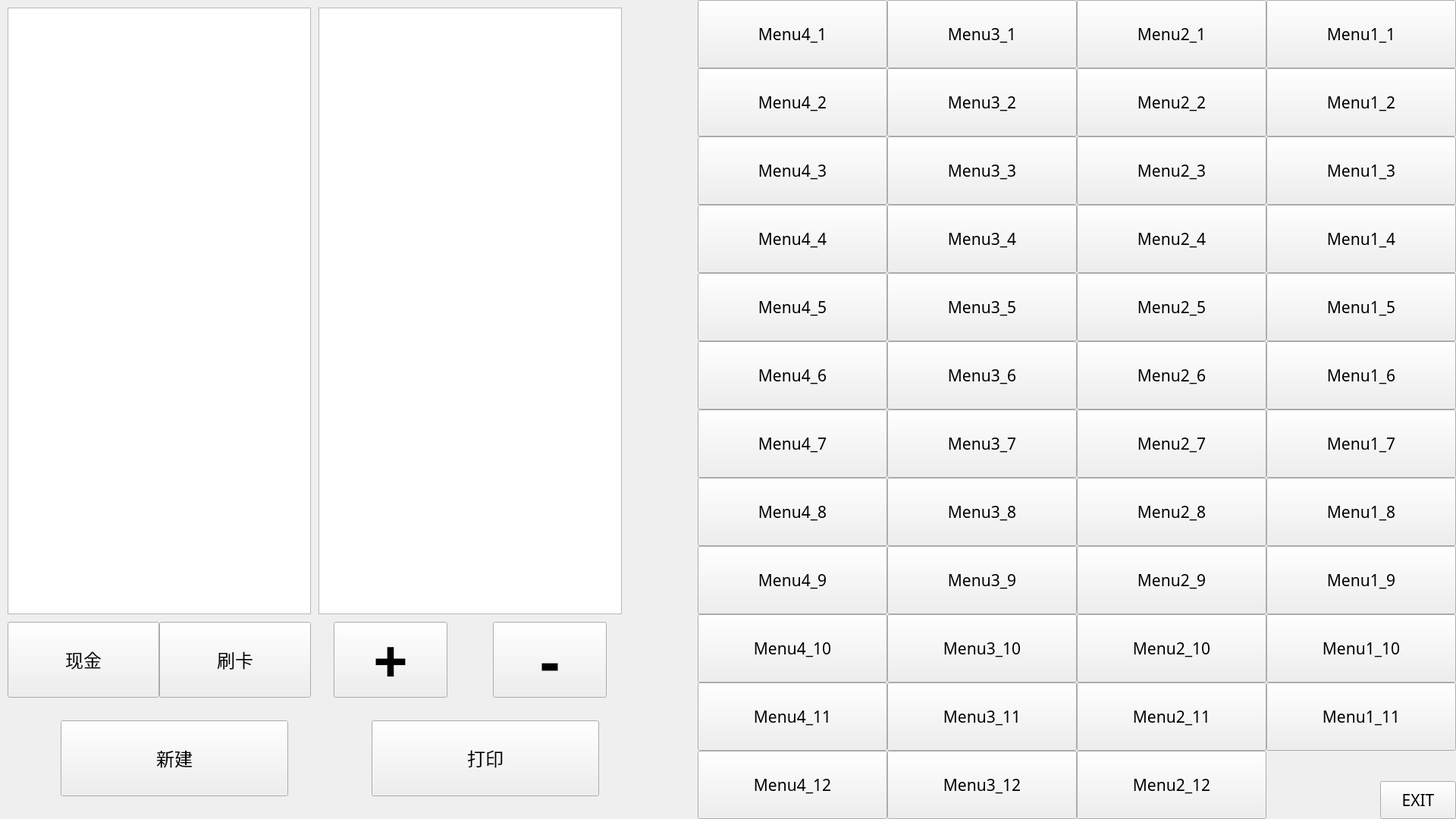
<?xml version="1.0" encoding="UTF-8"?>
<ui version="4.0">
 <class>Form</class>
 <widget class="QWidget" name="Form">
  <property name="geometry">
   <rect>
    <x>0</x>
    <y>0</y>
    <width>1920</width>
    <height>1080</height>
   </rect>
  </property>
  <property name="sizePolicy">
   <sizepolicy hsizetype="Expanding" vsizetype="Expanding">
    <horstretch>0</horstretch>
    <verstretch>0</verstretch>
   </sizepolicy>
  </property>
  <property name="minimumSize">
   <size>
    <width>1600</width>
    <height>900</height>
   </size>
  </property>
  <property name="windowTitle">
   <string>Form</string>
  </property>
  <widget class="QPushButton" name="btn1_1">
   <property name="geometry">
    <rect>
     <x>1670</x>
     <y>0</y>
     <width>250</width>
     <height>90</height>
    </rect>
   </property>
   <property name="font">
    <font>
     <family>新宋体</family>
     <pointsize>16</pointsize>
    </font>
   </property>
   <property name="text">
    <string>Menu1_1</string>
   </property>
  </widget>
  <widget class="QPushButton" name="btn1_2">
   <property name="geometry">
    <rect>
     <x>1670</x>
     <y>90</y>
     <width>250</width>
     <height>90</height>
    </rect>
   </property>
   <property name="font">
    <font>
     <family>新宋体</family>
     <pointsize>16</pointsize>
    </font>
   </property>
   <property name="text">
    <string>Menu1_2</string>
   </property>
  </widget>
  <widget class="QPushButton" name="btn1_3">
   <property name="geometry">
    <rect>
     <x>1670</x>
     <y>180</y>
     <width>250</width>
     <height>90</height>
    </rect>
   </property>
   <property name="font">
    <font>
     <family>新宋体</family>
     <pointsize>16</pointsize>
    </font>
   </property>
   <property name="text">
    <string>Menu1_3</string>
   </property>
  </widget>
  <widget class="QPushButton" name="btn1_4">
   <property name="geometry">
    <rect>
     <x>1670</x>
     <y>270</y>
     <width>250</width>
     <height>90</height>
    </rect>
   </property>
   <property name="font">
    <font>
     <family>新宋体</family>
     <pointsize>16</pointsize>
    </font>
   </property>
   <property name="text">
    <string>Menu1_4</string>
   </property>
  </widget>
  <widget class="QPushButton" name="btn1_5">
   <property name="geometry">
    <rect>
     <x>1670</x>
     <y>360</y>
     <width>250</width>
     <height>90</height>
    </rect>
   </property>
   <property name="font">
    <font>
     <family>新宋体</family>
     <pointsize>16</pointsize>
    </font>
   </property>
   <property name="text">
    <string>Menu1_5</string>
   </property>
  </widget>
  <widget class="QPushButton" name="btn1_6">
   <property name="geometry">
    <rect>
     <x>1670</x>
     <y>450</y>
     <width>250</width>
     <height>90</height>
    </rect>
   </property>
   <property name="font">
    <font>
     <family>新宋体</family>
     <pointsize>16</pointsize>
    </font>
   </property>
   <property name="text">
    <string>Menu1_6</string>
   </property>
  </widget>
  <widget class="QPushButton" name="btn1_7">
   <property name="geometry">
    <rect>
     <x>1670</x>
     <y>540</y>
     <width>250</width>
     <height>90</height>
    </rect>
   </property>
   <property name="font">
    <font>
     <family>新宋体</family>
     <pointsize>16</pointsize>
    </font>
   </property>
   <property name="text">
    <string>Menu1_7</string>
   </property>
  </widget>
  <widget class="QPushButton" name="btn_exit">
   <property name="geometry">
    <rect>
     <x>1820</x>
     <y>1030</y>
     <width>100</width>
     <height>50</height>
    </rect>
   </property>
   <property name="font">
    <font>
     <family>新宋体</family>
     <pointsize>16</pointsize>
    </font>
   </property>
   <property name="text">
    <string>EXIT</string>
   </property>
  </widget>
  <widget class="QPushButton" name="btn2_5">
   <property name="geometry">
    <rect>
     <x>1420</x>
     <y>360</y>
     <width>250</width>
     <height>90</height>
    </rect>
   </property>
   <property name="font">
    <font>
     <family>新宋体</family>
     <pointsize>16</pointsize>
    </font>
   </property>
   <property name="text">
    <string>Menu2_5</string>
   </property>
  </widget>
  <widget class="QPushButton" name="btn2_3">
   <property name="geometry">
    <rect>
     <x>1420</x>
     <y>180</y>
     <width>250</width>
     <height>90</height>
    </rect>
   </property>
   <property name="font">
    <font>
     <family>新宋体</family>
     <pointsize>16</pointsize>
    </font>
   </property>
   <property name="text">
    <string>Menu2_3</string>
   </property>
  </widget>
  <widget class="QPushButton" name="btn2_7">
   <property name="geometry">
    <rect>
     <x>1420</x>
     <y>540</y>
     <width>250</width>
     <height>90</height>
    </rect>
   </property>
   <property name="font">
    <font>
     <family>新宋体</family>
     <pointsize>16</pointsize>
    </font>
   </property>
   <property name="text">
    <string>Menu2_7</string>
   </property>
  </widget>
  <widget class="QPushButton" name="btn2_1">
   <property name="geometry">
    <rect>
     <x>1420</x>
     <y>0</y>
     <width>250</width>
     <height>90</height>
    </rect>
   </property>
   <property name="font">
    <font>
     <family>新宋体</family>
     <pointsize>16</pointsize>
    </font>
   </property>
   <property name="text">
    <string>Menu2_1</string>
   </property>
  </widget>
  <widget class="QPushButton" name="btn2_2">
   <property name="geometry">
    <rect>
     <x>1420</x>
     <y>90</y>
     <width>250</width>
     <height>90</height>
    </rect>
   </property>
   <property name="font">
    <font>
     <family>新宋体</family>
     <pointsize>16</pointsize>
    </font>
   </property>
   <property name="text">
    <string>Menu2_2</string>
   </property>
  </widget>
  <widget class="QPushButton" name="btn2_6">
   <property name="geometry">
    <rect>
     <x>1420</x>
     <y>450</y>
     <width>250</width>
     <height>90</height>
    </rect>
   </property>
   <property name="font">
    <font>
     <family>新宋体</family>
     <pointsize>16</pointsize>
    </font>
   </property>
   <property name="text">
    <string>Menu2_6</string>
   </property>
  </widget>
  <widget class="QPushButton" name="btn2_4">
   <property name="geometry">
    <rect>
     <x>1420</x>
     <y>270</y>
     <width>250</width>
     <height>90</height>
    </rect>
   </property>
   <property name="font">
    <font>
     <family>新宋体</family>
     <pointsize>16</pointsize>
    </font>
   </property>
   <property name="text">
    <string>Menu2_4</string>
   </property>
  </widget>
  <widget class="QPushButton" name="btn3_5">
   <property name="geometry">
    <rect>
     <x>1170</x>
     <y>360</y>
     <width>250</width>
     <height>90</height>
    </rect>
   </property>
   <property name="font">
    <font>
     <family>新宋体</family>
     <pointsize>16</pointsize>
    </font>
   </property>
   <property name="text">
    <string>Menu3_5</string>
   </property>
  </widget>
  <widget class="QPushButton" name="btn3_3">
   <property name="geometry">
    <rect>
     <x>1170</x>
     <y>180</y>
     <width>250</width>
     <height>90</height>
    </rect>
   </property>
   <property name="font">
    <font>
     <family>新宋体</family>
     <pointsize>16</pointsize>
    </font>
   </property>
   <property name="text">
    <string>Menu3_3</string>
   </property>
  </widget>
  <widget class="QPushButton" name="btn3_7">
   <property name="geometry">
    <rect>
     <x>1170</x>
     <y>540</y>
     <width>250</width>
     <height>90</height>
    </rect>
   </property>
   <property name="font">
    <font>
     <family>新宋体</family>
     <pointsize>16</pointsize>
    </font>
   </property>
   <property name="text">
    <string>Menu3_7</string>
   </property>
  </widget>
  <widget class="QPushButton" name="btn3_1">
   <property name="geometry">
    <rect>
     <x>1170</x>
     <y>0</y>
     <width>250</width>
     <height>90</height>
    </rect>
   </property>
   <property name="font">
    <font>
     <family>新宋体</family>
     <pointsize>16</pointsize>
    </font>
   </property>
   <property name="text">
    <string>Menu3_1</string>
   </property>
  </widget>
  <widget class="QPushButton" name="btn3_2">
   <property name="geometry">
    <rect>
     <x>1170</x>
     <y>90</y>
     <width>250</width>
     <height>90</height>
    </rect>
   </property>
   <property name="font">
    <font>
     <family>新宋体</family>
     <pointsize>16</pointsize>
    </font>
   </property>
   <property name="text">
    <string>Menu3_2</string>
   </property>
  </widget>
  <widget class="QPushButton" name="btn3_6">
   <property name="geometry">
    <rect>
     <x>1170</x>
     <y>450</y>
     <width>250</width>
     <height>90</height>
    </rect>
   </property>
   <property name="font">
    <font>
     <family>新宋体</family>
     <pointsize>16</pointsize>
    </font>
   </property>
   <property name="text">
    <string>Menu3_6</string>
   </property>
  </widget>
  <widget class="QPushButton" name="btn3_4">
   <property name="geometry">
    <rect>
     <x>1170</x>
     <y>270</y>
     <width>250</width>
     <height>90</height>
    </rect>
   </property>
   <property name="font">
    <font>
     <family>新宋体</family>
     <pointsize>16</pointsize>
    </font>
   </property>
   <property name="text">
    <string>Menu3_4</string>
   </property>
  </widget>
  <widget class="QPushButton" name="btn2_8">
   <property name="geometry">
    <rect>
     <x>1420</x>
     <y>630</y>
     <width>250</width>
     <height>90</height>
    </rect>
   </property>
   <property name="font">
    <font>
     <family>新宋体</family>
     <pointsize>16</pointsize>
    </font>
   </property>
   <property name="text">
    <string>Menu2_8</string>
   </property>
  </widget>
  <widget class="QPushButton" name="btn2_9">
   <property name="geometry">
    <rect>
     <x>1420</x>
     <y>720</y>
     <width>250</width>
     <height>90</height>
    </rect>
   </property>
   <property name="font">
    <font>
     <family>新宋体</family>
     <pointsize>16</pointsize>
    </font>
   </property>
   <property name="text">
    <string>Menu2_9</string>
   </property>
  </widget>
  <widget class="QPushButton" name="btn3_8">
   <property name="geometry">
    <rect>
     <x>1170</x>
     <y>630</y>
     <width>250</width>
     <height>90</height>
    </rect>
   </property>
   <property name="font">
    <font>
     <family>新宋体</family>
     <pointsize>16</pointsize>
    </font>
   </property>
   <property name="text">
    <string>Menu3_8</string>
   </property>
  </widget>
  <widget class="QPushButton" name="btn3_9">
   <property name="geometry">
    <rect>
     <x>1170</x>
     <y>720</y>
     <width>250</width>
     <height>90</height>
    </rect>
   </property>
   <property name="font">
    <font>
     <family>新宋体</family>
     <pointsize>16</pointsize>
    </font>
   </property>
   <property name="text">
    <string>Menu3_9</string>
   </property>
  </widget>
  <widget class="QPushButton" name="btn_add">
   <property name="geometry">
    <rect>
     <x>440</x>
     <y>820</y>
     <width>150</width>
     <height>100</height>
    </rect>
   </property>
   <property name="font">
    <font>
     <family>Agency FB</family>
     <pointsize>60</pointsize>
     <weight>75</weight>
     <bold>true</bold>
    </font>
   </property>
   <property name="text">
    <string>+</string>
   </property>
  </widget>
  <widget class="QPushButton" name="btn_sub">
   <property name="geometry">
    <rect>
     <x>650</x>
     <y>820</y>
     <width>150</width>
     <height>100</height>
    </rect>
   </property>
   <property name="font">
    <font>
     <family>Agency FB</family>
     <pointsize>60</pointsize>
     <weight>75</weight>
     <bold>true</bold>
    </font>
   </property>
   <property name="text">
    <string>-</string>
   </property>
  </widget>
  <widget class="QPushButton" name="btn_print">
   <property name="geometry">
    <rect>
     <x>490</x>
     <y>950</y>
     <width>300</width>
     <height>100</height>
    </rect>
   </property>
   <property name="font">
    <font>
     <family>新宋体</family>
     <pointsize>18</pointsize>
    </font>
   </property>
   <property name="text">
    <string>打印</string>
   </property>
  </widget>
  <widget class="QPushButton" name="btn_new">
   <property name="geometry">
    <rect>
     <x>80</x>
     <y>950</y>
     <width>300</width>
     <height>100</height>
    </rect>
   </property>
   <property name="font">
    <font>
     <family>新宋体</family>
     <pointsize>18</pointsize>
    </font>
   </property>
   <property name="text">
    <string>新建</string>
   </property>
  </widget>
  <widget class="QPushButton" name="btn_cash">
   <property name="geometry">
    <rect>
     <x>10</x>
     <y>820</y>
     <width>200</width>
     <height>100</height>
    </rect>
   </property>
   <property name="font">
    <font>
     <family>新宋体</family>
     <pointsize>18</pointsize>
    </font>
   </property>
   <property name="text">
    <string>现金</string>
   </property>
  </widget>
  <widget class="QListWidget" name="list_receipt">
   <property name="geometry">
    <rect>
     <x>10</x>
     <y>10</y>
     <width>400</width>
     <height>800</height>
    </rect>
   </property>
  </widget>
  <widget class="QListWidget" name="list_order">
   <property name="geometry">
    <rect>
     <x>420</x>
     <y>10</y>
     <width>400</width>
     <height>800</height>
    </rect>
   </property>
  </widget>
  <widget class="QPushButton" name="btn1_8">
   <property name="geometry">
    <rect>
     <x>1670</x>
     <y>630</y>
     <width>250</width>
     <height>90</height>
    </rect>
   </property>
   <property name="font">
    <font>
     <family>新宋体</family>
     <pointsize>16</pointsize>
    </font>
   </property>
   <property name="text">
    <string>Menu1_8</string>
   </property>
  </widget>
  <widget class="QPushButton" name="btn1_9">
   <property name="geometry">
    <rect>
     <x>1670</x>
     <y>720</y>
     <width>250</width>
     <height>90</height>
    </rect>
   </property>
   <property name="font">
    <font>
     <family>新宋体</family>
     <pointsize>16</pointsize>
    </font>
   </property>
   <property name="text">
    <string>Menu1_9</string>
   </property>
  </widget>
  <widget class="QPushButton" name="btn4_2">
   <property name="geometry">
    <rect>
     <x>920</x>
     <y>90</y>
     <width>250</width>
     <height>90</height>
    </rect>
   </property>
   <property name="font">
    <font>
     <family>新宋体</family>
     <pointsize>16</pointsize>
    </font>
   </property>
   <property name="text">
    <string>Menu4_2</string>
   </property>
  </widget>
  <widget class="QPushButton" name="btn4_4">
   <property name="geometry">
    <rect>
     <x>920</x>
     <y>270</y>
     <width>250</width>
     <height>90</height>
    </rect>
   </property>
   <property name="font">
    <font>
     <family>新宋体</family>
     <pointsize>16</pointsize>
    </font>
   </property>
   <property name="text">
    <string>Menu4_4</string>
   </property>
  </widget>
  <widget class="QPushButton" name="btn4_9">
   <property name="geometry">
    <rect>
     <x>920</x>
     <y>720</y>
     <width>250</width>
     <height>90</height>
    </rect>
   </property>
   <property name="font">
    <font>
     <family>新宋体</family>
     <pointsize>16</pointsize>
    </font>
   </property>
   <property name="text">
    <string>Menu4_9</string>
   </property>
  </widget>
  <widget class="QPushButton" name="btn4_8">
   <property name="geometry">
    <rect>
     <x>920</x>
     <y>630</y>
     <width>250</width>
     <height>90</height>
    </rect>
   </property>
   <property name="font">
    <font>
     <family>新宋体</family>
     <pointsize>16</pointsize>
    </font>
   </property>
   <property name="text">
    <string>Menu4_8</string>
   </property>
  </widget>
  <widget class="QPushButton" name="btn4_3">
   <property name="geometry">
    <rect>
     <x>920</x>
     <y>180</y>
     <width>250</width>
     <height>90</height>
    </rect>
   </property>
   <property name="font">
    <font>
     <family>新宋体</family>
     <pointsize>16</pointsize>
    </font>
   </property>
   <property name="text">
    <string>Menu4_3</string>
   </property>
  </widget>
  <widget class="QPushButton" name="btn4_1">
   <property name="geometry">
    <rect>
     <x>920</x>
     <y>0</y>
     <width>250</width>
     <height>90</height>
    </rect>
   </property>
   <property name="font">
    <font>
     <family>新宋体</family>
     <pointsize>16</pointsize>
    </font>
   </property>
   <property name="text">
    <string>Menu4_1</string>
   </property>
  </widget>
  <widget class="QPushButton" name="btn4_5">
   <property name="geometry">
    <rect>
     <x>920</x>
     <y>360</y>
     <width>250</width>
     <height>90</height>
    </rect>
   </property>
   <property name="font">
    <font>
     <family>新宋体</family>
     <pointsize>16</pointsize>
    </font>
   </property>
   <property name="text">
    <string>Menu4_5</string>
   </property>
  </widget>
  <widget class="QPushButton" name="btn4_7">
   <property name="geometry">
    <rect>
     <x>920</x>
     <y>540</y>
     <width>250</width>
     <height>90</height>
    </rect>
   </property>
   <property name="font">
    <font>
     <family>新宋体</family>
     <pointsize>16</pointsize>
    </font>
   </property>
   <property name="text">
    <string>Menu4_7</string>
   </property>
  </widget>
  <widget class="QPushButton" name="btn4_6">
   <property name="geometry">
    <rect>
     <x>920</x>
     <y>450</y>
     <width>250</width>
     <height>90</height>
    </rect>
   </property>
   <property name="font">
    <font>
     <family>新宋体</family>
     <pointsize>16</pointsize>
    </font>
   </property>
   <property name="text">
    <string>Menu4_6</string>
   </property>
  </widget>
  <widget class="QPushButton" name="btn_pay_2">
   <property name="geometry">
    <rect>
     <x>210</x>
     <y>820</y>
     <width>200</width>
     <height>100</height>
    </rect>
   </property>
   <property name="font">
    <font>
     <family>新宋体</family>
     <pointsize>18</pointsize>
    </font>
   </property>
   <property name="text">
    <string>刷卡</string>
   </property>
  </widget>
  <widget class="QPushButton" name="btn2_10">
   <property name="geometry">
    <rect>
     <x>1420</x>
     <y>810</y>
     <width>250</width>
     <height>90</height>
    </rect>
   </property>
   <property name="font">
    <font>
     <family>新宋体</family>
     <pointsize>16</pointsize>
    </font>
   </property>
   <property name="text">
    <string>Menu2_10</string>
   </property>
  </widget>
  <widget class="QPushButton" name="btn3_10">
   <property name="geometry">
    <rect>
     <x>1170</x>
     <y>810</y>
     <width>250</width>
     <height>90</height>
    </rect>
   </property>
   <property name="font">
    <font>
     <family>新宋体</family>
     <pointsize>16</pointsize>
    </font>
   </property>
   <property name="text">
    <string>Menu3_10</string>
   </property>
  </widget>
  <widget class="QPushButton" name="btn4_10">
   <property name="geometry">
    <rect>
     <x>920</x>
     <y>810</y>
     <width>250</width>
     <height>90</height>
    </rect>
   </property>
   <property name="font">
    <font>
     <family>新宋体</family>
     <pointsize>16</pointsize>
    </font>
   </property>
   <property name="text">
    <string>Menu4_10</string>
   </property>
  </widget>
  <widget class="QPushButton" name="btn4_11">
   <property name="geometry">
    <rect>
     <x>920</x>
     <y>900</y>
     <width>250</width>
     <height>90</height>
    </rect>
   </property>
   <property name="font">
    <font>
     <family>新宋体</family>
     <pointsize>16</pointsize>
    </font>
   </property>
   <property name="text">
    <string>Menu4_11</string>
   </property>
  </widget>
  <widget class="QPushButton" name="btn3_11">
   <property name="geometry">
    <rect>
     <x>1170</x>
     <y>900</y>
     <width>250</width>
     <height>90</height>
    </rect>
   </property>
   <property name="font">
    <font>
     <family>新宋体</family>
     <pointsize>16</pointsize>
    </font>
   </property>
   <property name="text">
    <string>Menu3_11</string>
   </property>
  </widget>
  <widget class="QPushButton" name="btn2_11">
   <property name="geometry">
    <rect>
     <x>1420</x>
     <y>900</y>
     <width>250</width>
     <height>90</height>
    </rect>
   </property>
   <property name="font">
    <font>
     <family>新宋体</family>
     <pointsize>16</pointsize>
    </font>
   </property>
   <property name="text">
    <string>Menu2_11</string>
   </property>
  </widget>
  <widget class="QPushButton" name="btn4_12">
   <property name="geometry">
    <rect>
     <x>920</x>
     <y>990</y>
     <width>250</width>
     <height>90</height>
    </rect>
   </property>
   <property name="font">
    <font>
     <family>新宋体</family>
     <pointsize>16</pointsize>
    </font>
   </property>
   <property name="text">
    <string>Menu4_12</string>
   </property>
  </widget>
  <widget class="QPushButton" name="btn3_12">
   <property name="geometry">
    <rect>
     <x>1170</x>
     <y>990</y>
     <width>250</width>
     <height>90</height>
    </rect>
   </property>
   <property name="font">
    <font>
     <family>新宋体</family>
     <pointsize>16</pointsize>
    </font>
   </property>
   <property name="text">
    <string>Menu3_12</string>
   </property>
  </widget>
  <widget class="QPushButton" name="btn2_12">
   <property name="geometry">
    <rect>
     <x>1420</x>
     <y>990</y>
     <width>250</width>
     <height>90</height>
    </rect>
   </property>
   <property name="font">
    <font>
     <family>新宋体</family>
     <pointsize>16</pointsize>
    </font>
   </property>
   <property name="text">
    <string>Menu2_12</string>
   </property>
  </widget>
  <widget class="QPushButton" name="btn1_10">
   <property name="geometry">
    <rect>
     <x>1670</x>
     <y>810</y>
     <width>250</width>
     <height>90</height>
    </rect>
   </property>
   <property name="font">
    <font>
     <family>新宋体</family>
     <pointsize>16</pointsize>
    </font>
   </property>
   <property name="text">
    <string>Menu1_10</string>
   </property>
  </widget>
  <widget class="QPushButton" name="btn1_11">
   <property name="geometry">
    <rect>
     <x>1670</x>
     <y>900</y>
     <width>250</width>
     <height>90</height>
    </rect>
   </property>
   <property name="font">
    <font>
     <family>新宋体</family>
     <pointsize>16</pointsize>
    </font>
   </property>
   <property name="text">
    <string>Menu1_11</string>
   </property>
  </widget>
 </widget>
 <resources/>
 <connections/>
</ui>
